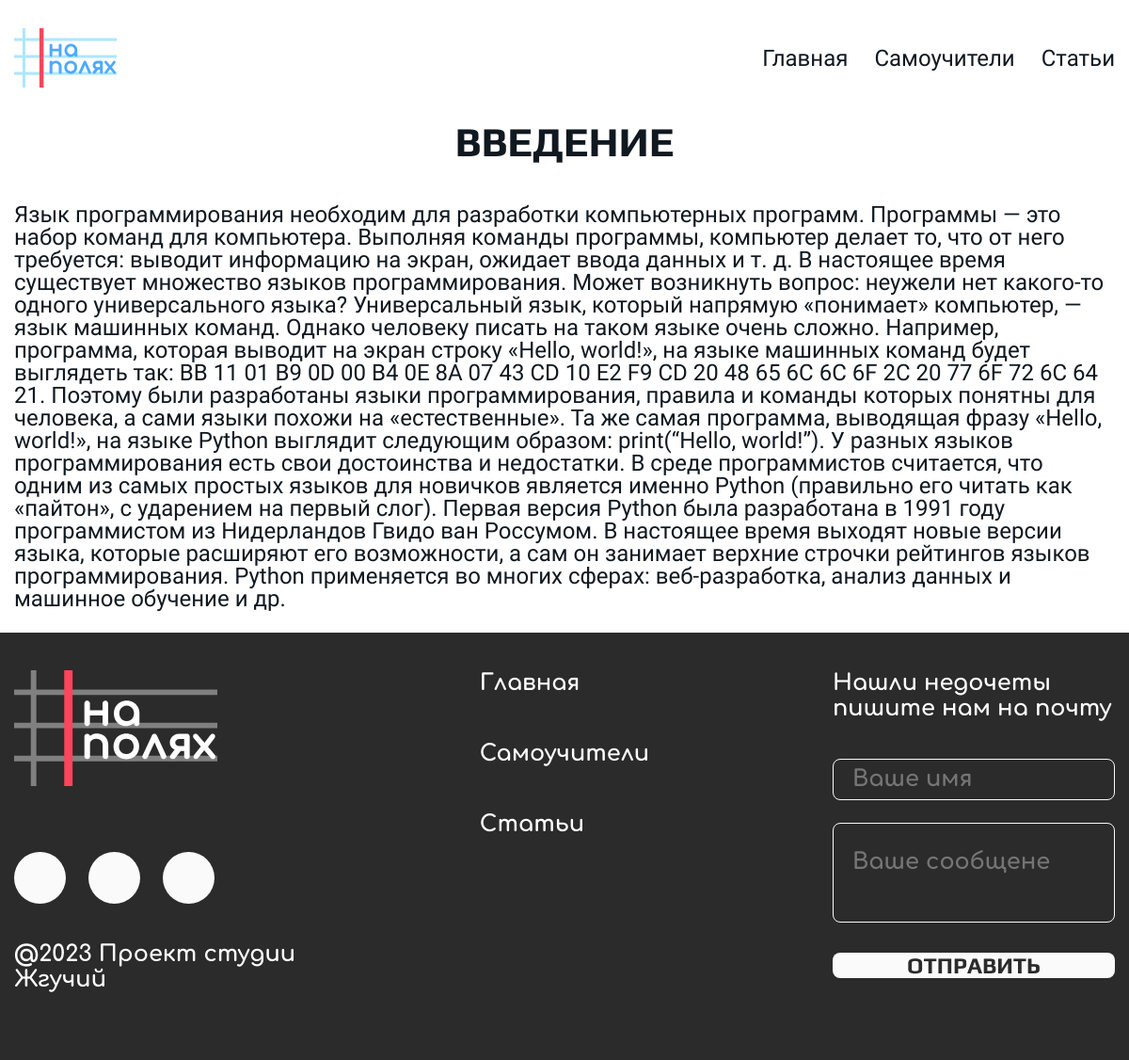
/tutorials/samouchitel-po-python/osnovy-python/vvedenie/, run on the app's committed database.
### tutorials/models.py (models this page shows, shortened)
class Article(models.Model):
    title = models.CharField('Заголовок', max_length=100)
    short_descr = models.CharField('Краткое описание', max_length=500)
    descr = models.TextField('Описание')
    pub_date = models.DateTimeField('Время публикации', default=datetime.now)
    id_subsection = models.ForeignKey(Tutorial_subsection, on_delete=models.CASCADE, related_name='articles',verbose_name='Подраздел' )
    slug_article = models.SlugField(unique=True, blank=True)
    class Meta:
        ordering = ["title"]
        verbose_name = "Статья"
        verbose_name_plural = "Статьи"

### tutorials/views.py (the view)
# urls.py: path('<slug:slug_tutorial>/<slug:slug_sub_tutorial>/<slug:slug_article>/', article, name='article'),
def article(request: HttpRequest, slug_tutorial: str, slug_sub_tutorial: str, slug_article:str):
    tutorial = get_object_or_404(Tutorial, slug_tutorial=slug_tutorial)
    subsection = Tutorial_subsection.objects.get(slug_sub_tutorial=slug_sub_tutorial)
    article = Article.objects.get(slug_article=slug_article)
    context = {
        "subsection": subsection,
        "tutorial": tutorial,
        'article': article,
    }
    return render(request, "tutorials/article.html", context)

### tutorials/templates/tutorials/article.html (shortened to what this page needs)
{% extends "base.html" %}
{% load static %}
{% block styles %}
    <link rel="stylesheet" href="{% static 'tutorials\css\one-news-page.css' %}">
    <link rel="stylesheet" href="{% static 'tutorials\css\tuorial-page.css' %}">
{% endblock styles %}
{% block main %}
    <section class="tutorial-info">
        <div class="container__small">
            <div class="tutorial-info__content">
                <h1 class="tutorial-info__title">
                    {{ article.title }}
                </h1>
                <p class="tutorial-info__descr info__txt section-descr">
                    {{ article.descr | safe}}
                </p>
        </div>
    </section>
{% endblock main %}

### static/css/main.css (style rules this page uses)
html { box-sizing: border-box; scroll-behavior: smooth; }
*, *::before, *::after { box-sizing: inherit; }
:root { --play-family: "Play", sans-serif; --roboto-family: "Roboto", sans-serif; --baloo-family: "Baloo Bhaijaan", sans-serif; --inter-family: "Inter", sans-serif; --comfortaa-family: "Comfortaa", sans-serif; --gap: 24px; }
.page { min-width: 320px; font-family:var(--roboto-family); font-weight: normal; font-size: 24px; line-height: 100%; color: #101820; }
.container__small { max-width: 1350px; width: 100%; padding: 0 15px; margin: 0 auto; }
.section-descr { font-family: Roboto; font-size: 24px; font-style: normal; font-weight: 400; line-height: 100%; letter-spacing: 0.48px; text-align: justify; color: #000; }

### tutorials/static/tutorials/css/one-news-page.css (style rules this page uses)
.info__txt { margin-bottom: 40px; }

### tutorials/static/tutorials/css/tuorial-page.css (style rules this page uses)
.tutorial-info__title { color: var(--black, #101820); text-align: center; font-family: Play; font-size: 44px; font-style: normal; font-weight: 700; line-height: normal; text-transform: uppercase; }

### static/css/media.css (style rules this page uses)
@media (max-width : 1440px) { .section-descr, .section-descr-2 { font-size: 18px; } }

### data on the page
Article: title "ВВЕДЕНИЕ", descr "Язык программирования необходим для разработки компьютерных программ. Программы — это набор команд для компьютера. Выполняя команды программы, компьютер делает то, что от него требуется: выводит информацию на экран, ожидает ввода данных и т. д. В настоящее время существует множество языков программирования. Может возникнуть вопрос: неужели нет какого-то одного универсального языка? Универсальный язык, который напрямую «понимает» компьютер, — язык машинных команд. Однако человеку писать на таком языке очень сложно. Например, программа, которая выводит на экран строку «Hello, world!», на языке машинных команд будет выглядеть так: BB 11 01 B9 0D 00 B4 0E 8A 07 43 CD 10 E2 F9 CD 20 48 65 6C 6C…"
